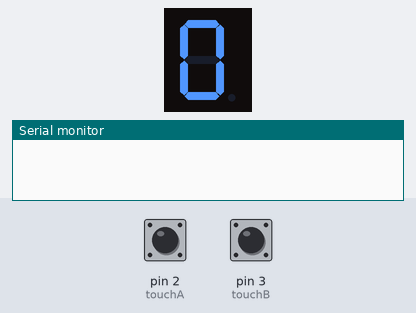
Bench run of a sketch on a simulated Arduino Uno, built with avr-gcc and run on an emulated ATmega328P. On the bench: 1-digit seven-segment display, the last lines printed to the serial monitor. Wiring (inferred from the names in the program): 1-digit 7-segment display, segments lit when HIGH: segments pin 4, pin 5, pin 6, pin 7, pin 8, pin 9, pin 10. Inputs (shaded band) come from the test bench; at power-on: pin 2 (touchA) LOW, pin 3 (touchB) LOW. The segment pins are drawn as the display they are named for.

Above: at 1.2 s.
1.3 s: pin 2 (touchA) pulled HIGH for 0.15 s
At 1.6 s:
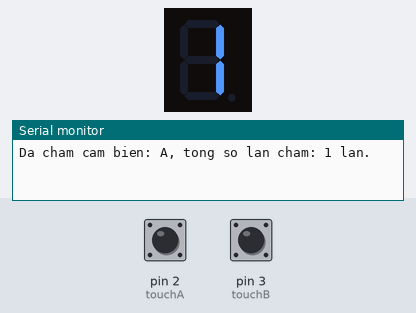
2.9 s: pin 2 (touchA) pulled HIGH for 1 s
At 4.1 s:
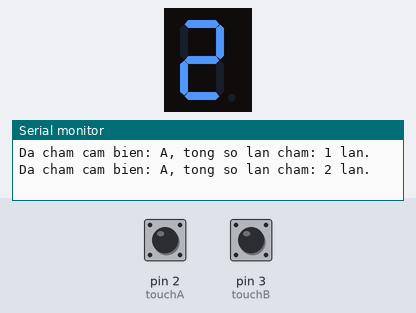
5.4 s: pin 3 (touchB) pulled HIGH for 0.15 s
At 6.0 s:
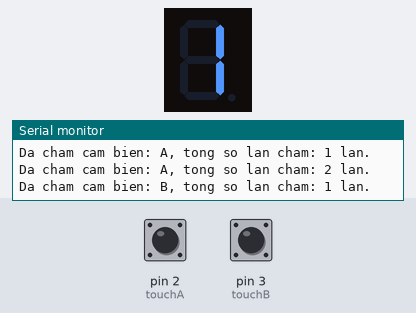
Timing chart, 0 to 8.4 s (numbered marks = the images above; inputs shaded):
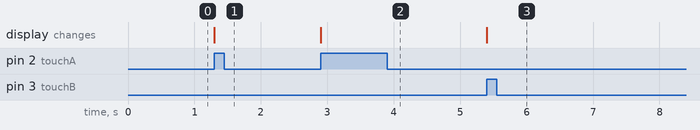

The sketch:

bai6_5.ino
```cpp
const byte touchA = 2;
const byte touchB = 3;

const byte segPins[7] = {4, 5, 6, 7, 8, 9, 10}; // a b c d e f g

byte so[10] = {
  B1111110, // 0
  B0110000, // 1
  B1101101, // 2
  B1111001, // 3
  B0110011, // 4
  B1011011, // 5
  B1011111, // 6
  B1110000, // 7
  B1111111, // 8
  B1111011  // 9
};

int count = 0;
int lastA = LOW;
int lastB = LOW;

void displayNumber(int n) {
  for (int i = 0; i < 7; i++) {
    digitalWrite(segPins[i], bitRead(so[n], 6 - i));
  }
}

void setup() {
  Serial.begin(9600);

  pinMode(touchA, INPUT);
  pinMode(touchB, INPUT);

  for (int i = 0; i < 7; i++) {
    pinMode(segPins[i], OUTPUT);
  }

  displayNumber(count);
}

void loop() {
  int stateA = digitalRead(touchA);
  int stateB = digitalRead(touchB);

  if (stateA == HIGH && lastA == LOW) {
    if (count < 9) count++;
    displayNumber(count);

    Serial.print("Da cham cam bien: A, tong so lan cham: ");
    Serial.print(count);
    Serial.println(" lan.");
  }

  if (stateB == HIGH && lastB == LOW) {
    if (count > 0) count--;
    displayNumber(count);

    Serial.print("Da cham cam bien: B, tong so lan cham: ");
    Serial.print(count);
    Serial.println(" lan.");
  }

  lastA = stateA;
  lastB = stateB;

  delay(50);
}
```

Measured:
- after the input at 1.3 s, the display: changes at once (image 1)
- after the input at 2.9 s, the display: changes at once (image 2)
- after the input at 5.4 s, the display: changes at once (image 3)
